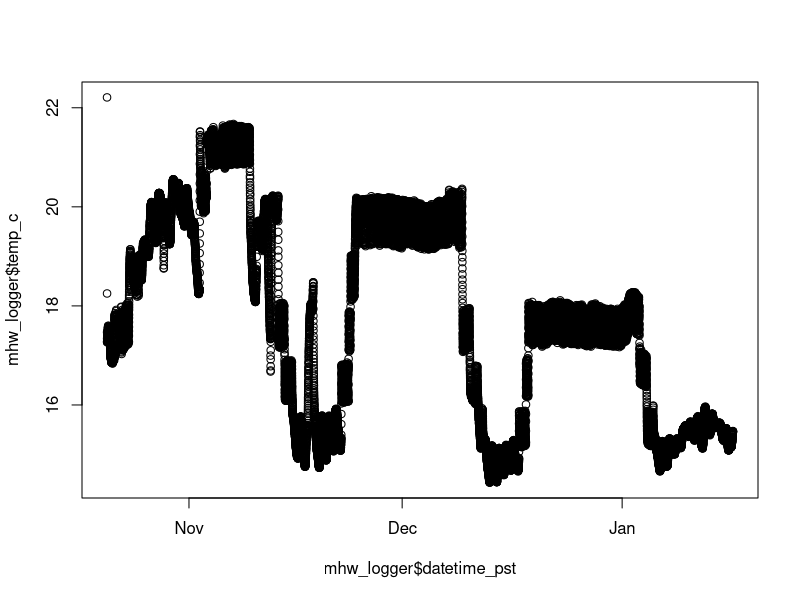
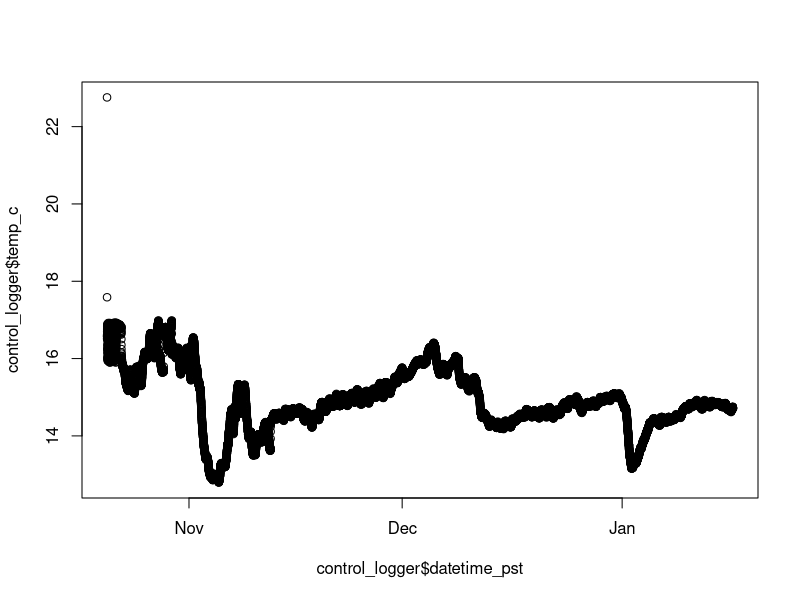
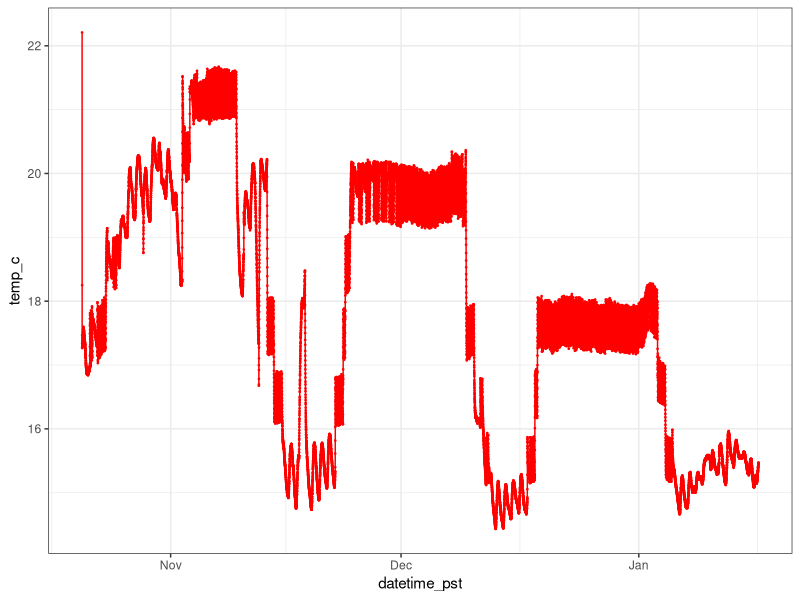
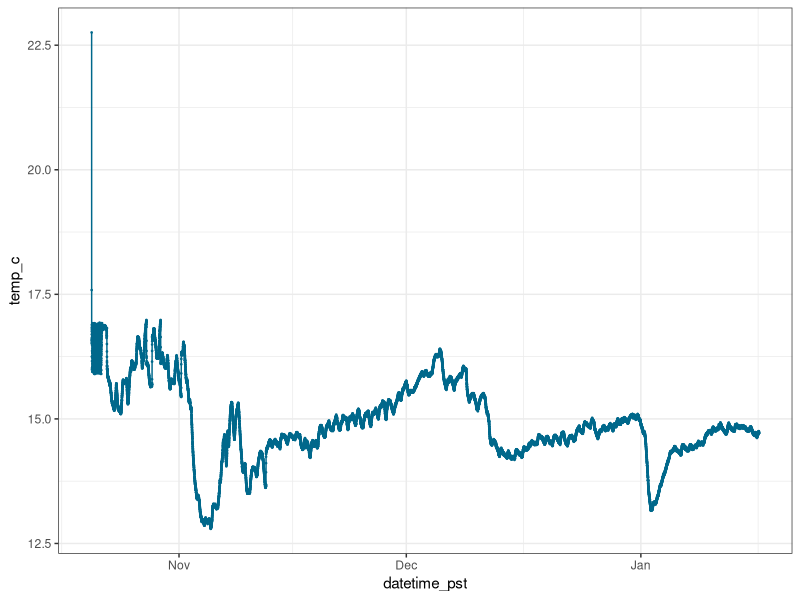
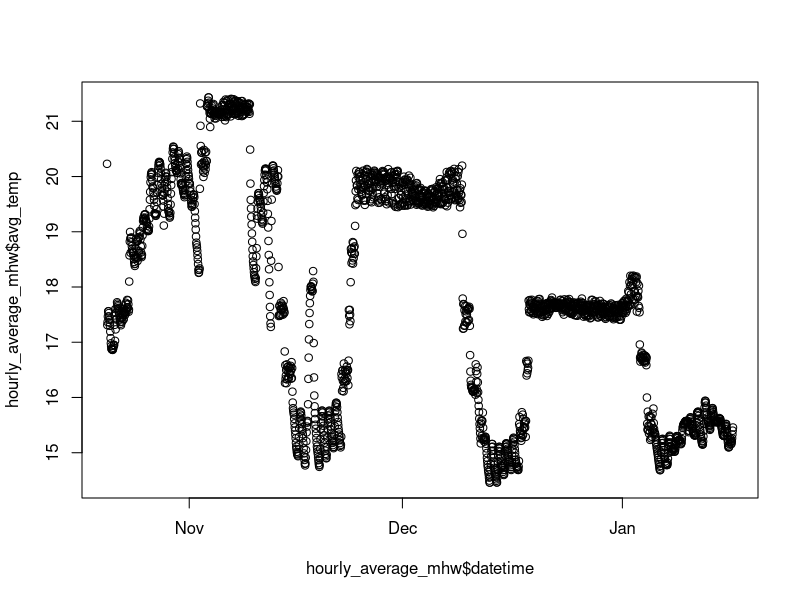
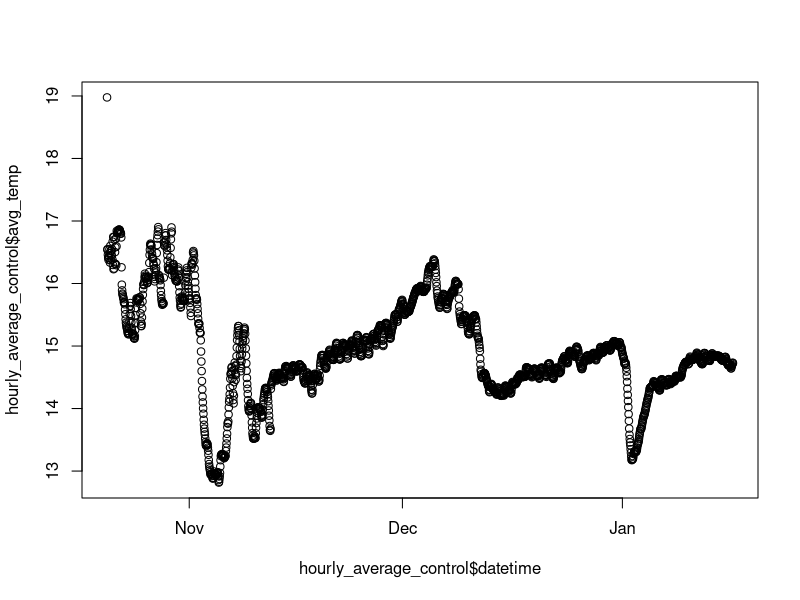
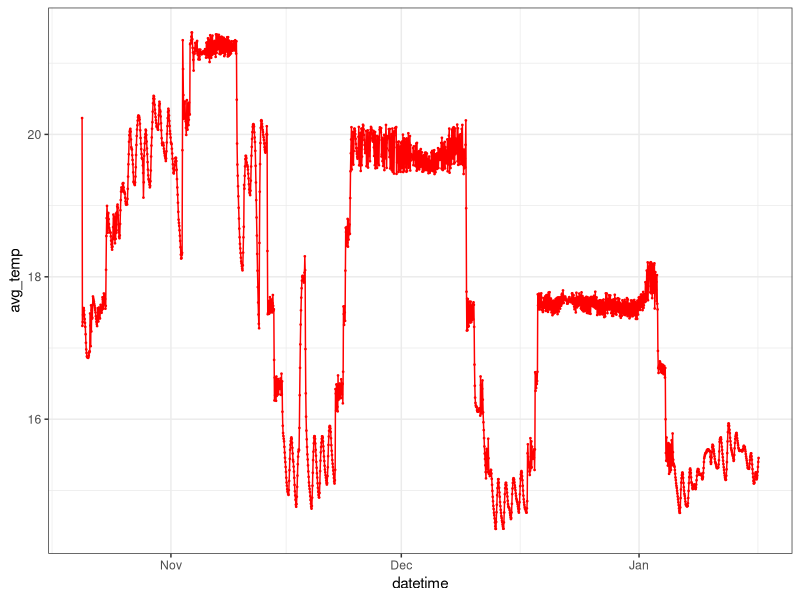

Write the R code that produced these figures, in order.
## ---- chunk 1
knitr::opts_chunk$set(echo = TRUE)
## ---- chunk 2
library(tidyverse)
library(lubridate)

mhw_logger<-read_csv("mhw_logger_temps.csv")
control_logger<-read_csv("control_logger_temps.csv")
## ---- chunk 3
# Converting datetime to posixct format
mhw_logger$datetime_pst<-as.POSIXct(mhw_logger$datetime_pst, format="%m/%d/%Y %H:%M:%S", tz="America/Los_Angeles")
control_logger$datetime_pst<-as.POSIXct(control_logger$datetime_pst, format="%m/%d/%Y %H:%M:%S", tz="America/Los_Angeles")

# Chcking to make sure it's the right format
class(mhw_logger$datetime_pst)
class(control_logger$datetime_pst)

# Quick Plot
plot(mhw_logger$datetime_pst, mhw_logger$temp_c)
plot(control_logger$datetime_pst, control_logger$temp_c)

# ggplot!

ggplot(mhw_logger, aes(x=datetime_pst, y=temp_c))+
  geom_point(size=0.25, color="red")+
  geom_line(color="red")+
  theme_bw()

ggplot(control_logger, aes(x=datetime_pst, y=temp_c))+
  geom_point(size=0.25, color="deepskyblue4")+
  geom_line(color="deepskyblue4")+
  theme_bw()
## ---- chunk 4
# Making a date column for each logger
mhw_logger$date<-substr(mhw_logger$datetime_pst, 1, 10)
mhw_logger$date<-as.Date(mhw_logger$date)

control_logger$date<-substr(control_logger$datetime_pst, 1, 10)
control_logger$date<-as.Date(control_logger$date)

# Making a time column for each logger
mhw_logger$time<-substr(mhw_logger$datetime_pst, 12,16)
control_logger$time<-substr(control_logger$datetime_pst, 12,16)

# Making an hour column for each logger
mhw_logger$hour<-substr(mhw_logger$datetime_pst, 12,13)
mhw_logger$hour<-as.factor(mhw_logger$hour)

control_logger$hour<-substr(control_logger$datetime_pst, 12,13)
control_logger$hour<-as.factor(control_logger$hour)

# Getting the mean based on day and hour
hourly_average_mhw<-mhw_logger %>% 
  group_by(date, hour) %>% 
  summarise(avg_temp=mean(temp_c))

hourly_average_control<-control_logger %>% 
  group_by(date, hour) %>% 
  summarise(avg_temp=mean(temp_c))

# Making a new 'time' column with just the hour

# First make a 'min' column
hourly_average_mhw$min<-rep("00", time=2117)

hourly_average_control$min<-rep("00", time=2117)
# 2117 is the number of rows in the dataset

# Then combine the 'hour' and 'min' column
hourly_average_mhw$time<-paste(hourly_average_mhw$hour, hourly_average_mhw$min, sep=":")
hourly_average_control$time<-paste(hourly_average_control$hour, hourly_average_control$min, sep=":")

# Making a 'datetime' column
hourly_average_mhw$datetime<-paste(hourly_average_mhw$date, hourly_average_mhw$time, sep=" ")
hourly_average_control$datetime<-paste(hourly_average_control$date, hourly_average_control$time, sep=" ")

# Converting it to posixct
hourly_average_mhw$datetime<-as.POSIXct(hourly_average_mhw$datetime, format="%Y-%m-%d %H:%M", tz="America/Los_Angeles")

hourly_average_control$datetime<-as.POSIXct(hourly_average_control$datetime, format="%Y-%m-%d %H:%M", tz="America/Los_Angeles")

# Quick Plot
plot(hourly_average_mhw$datetime, hourly_average_mhw$avg_temp)
plot(hourly_average_control$datetime, hourly_average_control$avg_temp)

# GGPlot
ggplot(hourly_average_mhw, aes(x=datetime, y=avg_temp))+
  geom_point(size=0.25, color="red")+
  geom_line(color="red")+
  theme_bw()
